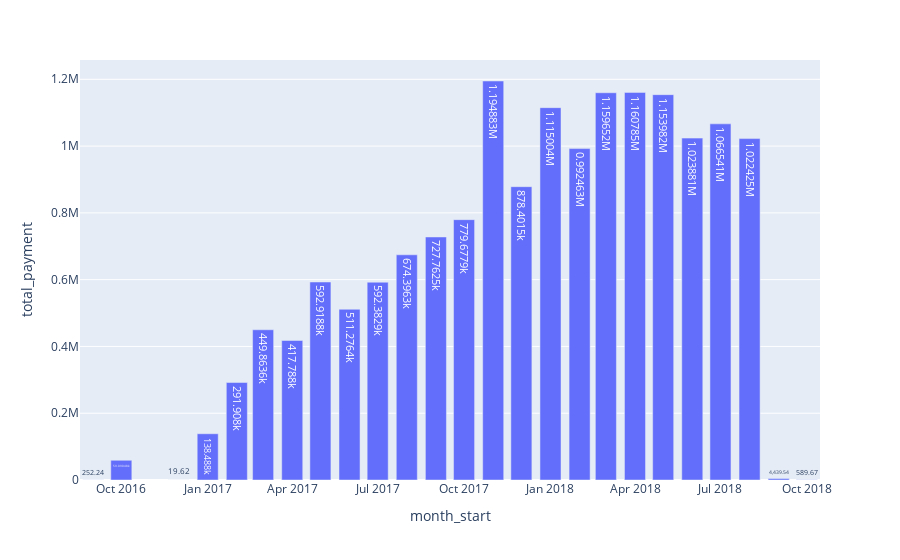

Notebook code cell kept with this figure:
### Code cell
fig = px.bar(df, x= 'month_start', y='total_payment', text_auto = True)
fig.show()

### Figure 1 — Plotly figure (JSON) as saved in the notebook; plotly's stock layout.template omitted (floating-point values rounded to 4 significant figures)
{"data": [{"alignmentgroup": "True", "hovertemplate": "month_start=%{x}<br>total_payment=%{y}<extra></extra>", "legendgroup": "", "marker": {"color": "#636efa", "pattern": {"shape": ""}}, "name": "", "offsetgroup": "", "orientation": "v", "showlegend": false, "textposition": "auto", "texttemplate": "%{y}", "type": "bar", "x": ["2016-09-01", "2016-10-01", "2016-12-01", "2017-01-01", "2017-02-01", "2017-03-01", "2017-04-01", "2017-05-01", "2017-06-01", "2017-07-01", "2017-08-01", "2017-09-01", "2017-10-01", "2017-11-01", "2017-12-01", "2018-01-01", "2018-02-01", "2018-03-01", "2018-04-01", "2018-05-01", "2018-06-01", "2018-07-01", "2018-08-01", "2018-09-01", "2018-10-01"], "xaxis": "x", "y": [252.2, 59090.0, 19.62, 138500.0, 291900.0, 449900.0, 417800.0, 592900.0, 511300.0, 592400.0, 674400.0, 727800.0, 779700.0, 1195000.0, 878400.0, 1115000.0, 992500.0, 1160000.0, 1161000.0, 1154000.0, 1024000.0, 1067000.0, 1022000.0, 4440.0, 589.7], "yaxis": "y"}], "layout": {"barmode": "relative", "legend": {"tracegroupgap": 0}, "margin": {"t": 60}, "xaxis": {"anchor": "y", "domain": [0, 1], "title": {"text": "month_start"}}, "yaxis": {"anchor": "x", "domain": [0, 1], "title": {"text": "total_payment"}}}}
